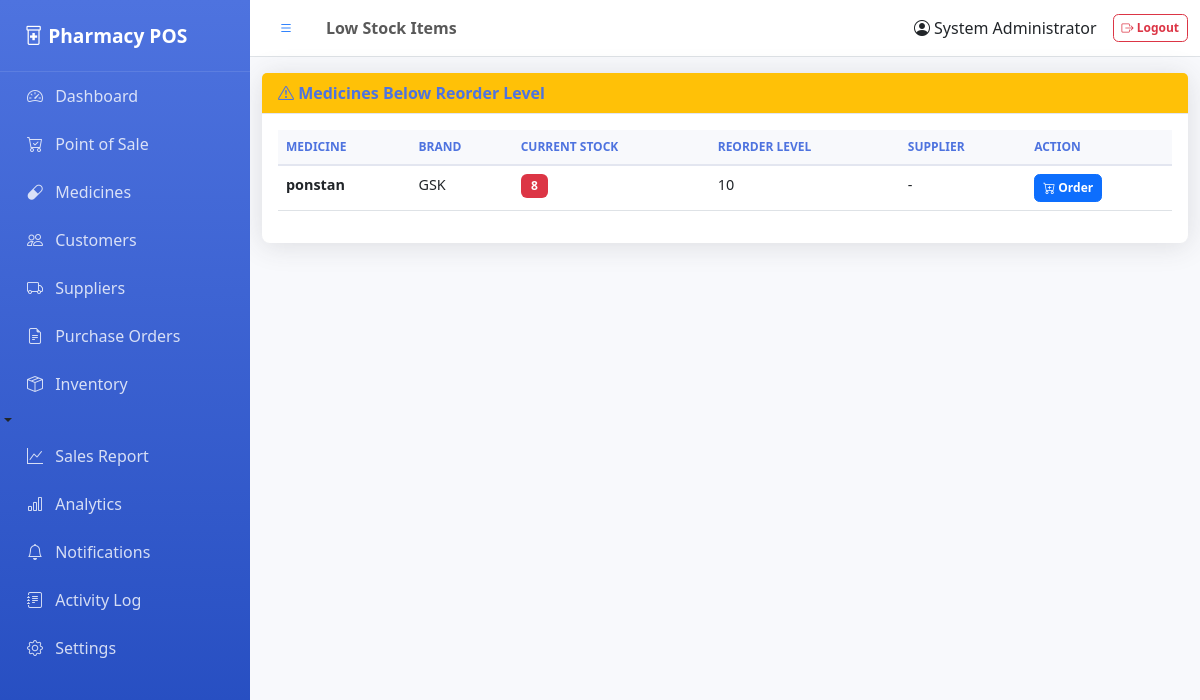
The page /low_stock (signed in) on the database its author committed.
### tables this page shows
CREATE TABLE medicine (
        id INTEGER PRIMARY KEY AUTOINCREMENT,
        name TEXT NOT NULL,
        generic_name TEXT,
        brand TEXT,
        category TEXT,
        supplier_id INTEGER,
        quantity INTEGER DEFAULT 0,
        reorder_level INTEGER DEFAULT 10,
        cost_price REAL,
        price REAL,
        expiry_date DATE,
        barcode TEXT UNIQUE,
        batch_number TEXT,
        rack_location TEXT,
        description TEXT,
        image_url TEXT,
        requires_prescription INTEGER DEFAULT 0,
        created_at TIMESTAMP DEFAULT CURRENT_TIMESTAMP,
        updated_at TIMESTAMP DEFAULT CURRENT_TIMESTAMP,
        FOREIGN KEY (supplier_id) REFERENCES suppliers(id)
    );

### app.py (the view)
@app.route('/low_stock')
@login_required
def low_stock():
    low_stock_meds = query_db('''
        SELECT m.*, s.name as supplier_name
        FROM medicine m
        LEFT JOIN suppliers s ON m.supplier_id = s.id
        WHERE m.quantity < m.reorder_level
        ORDER BY m.quantity ASC
    ''')
    return render_template('low_stock.html', medicines=low_stock_meds)

### app.py (called while the page is built)
def get_db():
    conn = sqlite3.connect(DB)
    conn.row_factory = sqlite3.Row
    return conn

def query_db(query, args=(), one=False):
    conn = get_db()
    cur = conn.cursor()
    cur.execute(query, args)
    result = cur.fetchall()
    conn.commit()
    conn.close()
    return (result[0] if result else None) if one else result

def login_required(f):
    @wraps(f)
    def decorated_function(*args, **kwargs):
        if 'admin_id' not in session:
            flash('Please log in to access this page.', 'warning')
            return redirect(url_for('login'))
        return f(*args, **kwargs)
    return decorated_function

### templates/low_stock.html (shortened to what this page needs)
{% extends 'base.html' %}
{% block page_title %}Low Stock Items{% endblock %}
{% block content %}
<div class="card">
    <div class="card-header bg-warning"><i class="bi bi-exclamation-triangle"></i> Medicines Below Reorder Level</div>
    <div class="card-body">
        <div class="table-responsive">
            <table class="table table-hover">
                <thead>
                    <tr><th>Medicine</th><th>Brand</th><th>Current Stock</th><th>Reorder Level</th><th>Supplier</th><th>Action</th></tr>
                </thead>
                <tbody>
                    {% for med in medicines %}
                    <tr>
                        <td><strong>{{ med.name }}</strong></td>
                        <td>{{ med.brand }}</td>
                        <td><span class="badge bg-danger">{{ med.quantity }}</span></td>
                        <td>{{ med.reorder_level }}</td>
                        <td>{{ med.supplier_name or '-' }}</td>
                        <td><a href="#" class="btn btn-sm btn-primary"><i class="bi bi-cart-plus"></i> Order</a></td>
                    </tr>
                    {% endfor %}
                </tbody>
            </table>
        </div>
    </div>
</div>
{% endblock %}

### static/css/style.css (style rules this page uses)
:root { --primary-color: #4e73df; --secondary-color: #858796; --success-color: #1cc88a; --danger-color: #e74a3b; --warning-color: #f6c23e; --info-color: #36b9cc; --sidebar-width: 250px; }
body { font-family: 'Segoe UI', Tahoma, Geneva, Verdana, sans-serif; background-color: #f8f9fc; }
.card { border: none; border-radius: 0.5rem; box-shadow: 0 0.15rem 1.75rem 0 rgba(58, 59, 69, 0.15); margin-bottom: 1.5rem; }
.card-header { background-color: #f8f9fc; border-bottom: 1px solid #e3e6f0; font-weight: 600; color: var(--primary-color); }
.table { font-size: 0.9rem; }
.table thead th { background-color: #f8f9fc; border-bottom: 2px solid #e3e6f0; font-weight: 600; color: var(--primary-color); text-transform: uppercase; font-size: 0.75rem; }
.badge { padding: 0.35rem 0.65rem; font-size: 0.75rem; font-weight: 600; }
.btn { font-size: 0.875rem; font-weight: 600; padding: 0.5rem 1rem; border-radius: 0.35rem; }
.btn-sm { font-size: 0.75rem; padding: 0.25rem 0.5rem; }

### rows shown on the page
medicine: name "ponstan", brand "GSK", quantity "8", reorder_level "10", supplier_name "-"

### other values the page prints
{{ session.full_name or session.admin }} "System Administrator"
